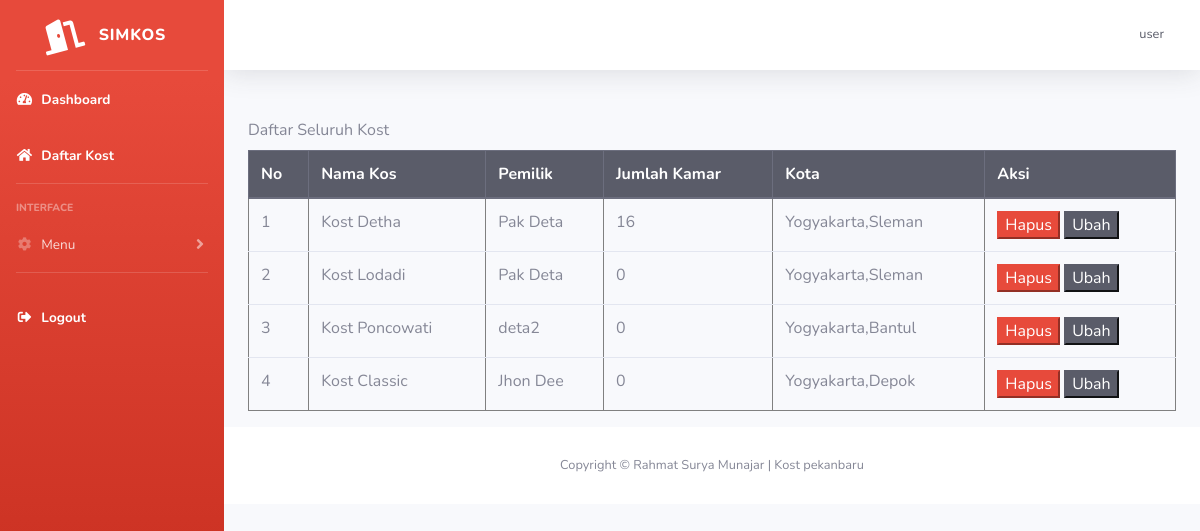
Screenshot of /kost/kost_management.php (signed in) with the database file from the repository.
### tables this page shows
CREATE TABLE `kost` (
  `id_kost` int(11) NOT NULL,
  `nama_kost` varchar(255) NOT NULL,
  `tipe_kost` varchar(255) NOT NULL,
  `jenis_kost` varchar(255) NOT NULL,
  `jumlah_kamar` int(11) NOT NULL,
  `tanggal_tagih` date NOT NULL,
  `nama_pemilik` text NOT NULL,
  `nama_bank` text NOT NULL,
  `no_rekening` int(11) NOT NULL,
  `foto_bangunan_utama` varchar(255) NOT NULL,
  `foto_kamar` varchar(255) NOT NULL,
  `foto_kamar_mandi` varchar(255) NOT NULL,
  `foto_interior` varchar(255) NOT NULL,
  `provinsi` varchar(25) NOT NULL,
  `kota` varchar(25) NOT NULL,
  `kecamatan` varchar(25) NOT NULL,
  `kelurahan` varchar(25) NOT NULL,
  `alamat` varchar(255) NOT NULL,
  `harga_sewa` int(11) NOT NULL,
  `kontak` varchar(255) NOT NULL,
  `deskripsi` text NOT NULL,
  `id_pemilik` int(11) NOT NULL,
  `fasilitas_kost` text NOT NULL
);

CREATE TABLE `user` (
  `id` int(11) NOT NULL,
  `nama_lengkap` varchar(255) NOT NULL,
  `email` varchar(255) NOT NULL,
  `username` varchar(255) NOT NULL,
  `password` varchar(255) NOT NULL,
  `no_hp` varchar(255) NOT NULL,
  `pekerjaan` varchar(255) NOT NULL,
  `jenis_kelamin` varchar(25) NOT NULL,
  `foto_ktp` varchar(255) NOT NULL,
  `foto_profil` text NOT NULL,
  `roles` int(11) NOT NULL,
  `id_kost_saya` int(11) NOT NULL
);

### kost/kost_management.php (the view)
<?php
include "template/header.php";
$data = mysqli_query($koneksi, "SELECT * FROM kost INNER JOIN user WHERE kost.id_pemilik=user.id");
?>
<div class="container">
    <table class="table" border="1px solid black">
        <label for="table">Daftar Seluruh Kost</label>
        <thead class="thead-dark">
            <tr>
                <th scope="col">No</th>
                <th scope="col">Nama Kos</th>
                <th scope="col">Pemilik</th>
                <th scope="col">Jumlah Kamar</th>
                <th scope="col">Kota</th>
                <th scope="col">Aksi</th>
            </tr>
        </thead>
        <tbody>
            <?php
            $n = 0;
            while ($d = mysqli_fetch_array($data)) {
                $n++;
            ?>
                <tr class="">
                    <td><?php echo $n ?></td>
                    <td><?php echo $d['nama_kost'] ?></td>
                    <td><?php echo $d['nama_lengkap'] ?></td>
                    <td><?php echo $d['jumlah_kamar'] ?></td>
                    <td><?php echo $d['provinsi'] . "," . $d['kota'] ?></td>
                    <td>
                        <a href="php/hapus.php?id_kost=<?php echo $d['id_kost'] ?>"><button class="btn-danger">Hapus</button></a>
                        <a href="properti-edit.php?id_kost=<?php echo $d['id_kost'] ?>"><button class="btn-dark"> Ubah</button></a></td>
                </tr>
            <?php } ?>
        </tbody>
    </table>
</div>
<?php
include "template/footer.php";
?>

### kost/template/header.php (shortened to what this page needs)
<head>
    <?php
    include '../php/koneksi.php';
    $username = $_SESSION['username'];
    $data = mysqli_query($koneksi, "SELECT * FROM user WHERE username='$username'");
    $d = mysqli_fetch_array($data);
    ?>
    <link href="vendor/fontawesome-free/css/all.min.css" rel="stylesheet" type="text/css">
    <link rel="stylesheet" type="text/css" href="css/sb-admin-2.css">
    <link rel="stylesheet" type="text/css" href="css/sb-admin-2.min.css">
</head>
<body id="page-top">
    <div id="wrapper">
        <ul class="navbar-nav bg-gradient-danger sidebar sidebar-dark accordion" id="accordionSidebar">
            <a class="sidebar-brand d-flex align-items-center justify-content-center" href="index.php">
                <div class="sidebar-brand-icon rotate-n-15">
                    <i class="fas fa-door-open"></i>
                </div>
                <div class="sidebar-brand-text mx-3">SIMKOS</div>
            </a>
            <hr class="sidebar-divider my-0">
            <li class="nav-item active">
                <a class="nav-link" href="index.php">
                    <i class="fas fa-fw fa-tachometer-alt"></i>
                    <span>Dashboard</span></a>
            </li>
            <li class="nav-item active">
                <a class="nav-link" href="daftar-kost.php">
                    <i class="fas fa-fw fa-home"></i>
                    <span>Daftar Kost</span>
                </a>
                <hr class="sidebar-divider">
                <div class="sidebar-heading">
                    Interface
                </div>
                <?php
                if ($d['roles'] == 1) {
                ?>
            <li class="nav-item">
                <a class="nav-link collapsed" href="#" data-toggle="collapse" data-target="#collapseTwo" aria-expanded="true" aria-controls="collapseTwo">
                    <i class="fas fa-fw fa-cog"></i>
                    <span>Menu</span>
                </a>
            </li>
        <?php } else if ($d['roles'] == 2) { ?>
            <li class="nav-item">
                <a class="nav-link collapsed" href="#" data-toggle="collapse" data-target="#collapseTwo" aria-expanded="true" aria-controls="collapseTwo">
                    <i class="fas fa-fw fa-cog"></i>
                    <span>Owner Menu</span>
                </a>
                <div id="collapseTwo" class="collapse" aria-labelledby="headingTwo" data-parent="#accordionSidebar">
                    <div class="bg-white py-2 collapse-inner rounded">
                        <h6 class="collapse-header">Daftar Menu:</h6>
                        <a class="collapse-item" href="tambah_kos.php">Tambah Kost</a>
                        <a class="collapse-item" href="properti.php">Kost Saya</a>
                        <!-- <a class="collapse-item" href="#">Keuangan</a>
                        <a class="collapse-item" href="#">Tagihan</a> -->
                        <a class="collapse-item" href="profil.php">Profilku</a>
                    </div>
                </div>
            </li>
        <?php } else if ($d['roles'] == 3) { ?>
            <li class="nav-item">
                <a class="nav-link collapsed" href="#" data-toggle="collapse" data-target="#collapseTwo" aria-expanded="true" aria-controls="collapseTwo">
                    <i class="fas fa-fw fa-cog"></i>
                    <span>Admin Menu</span>
                </a>
                <div id="collapseTwo" class="collapse" aria-labelledby="headingTwo" data-parent="#accordionSidebar">
                    <div class="bg-white py-2 collapse-inner rounded">
                        <h6 class="collapse-header">Daftar Menu:</h6>
                        <a class="collapse-item" href="user.php">User</a>
                        <a class="collapse-item" href="kost_management.php">Kost</a>
                        <a class="collapse-item" href="semua_transaksi.php">Management Transaksi</a>
                    </div>
                </div>
            </li>
        <?php } ?>
        <hr class="sidebar-divider">
        <li class="nav-item active">
            <a class="nav-link" href="logout.php">
                <i class="fas fa-fw fa-sign-out-alt"></i>
                <span>Logout</span>
            </a>
        </li>
        </ul>
        <div id="content-wrapper" class="d-flex flex-column">
            <div id="content">
                <nav class="navbar navbar-expand navbar-light bg-white topbar mb-4 static-top shadow">
                    <ul class="navbar-nav ml-auto">
                        <li class="nav-item dropdown no-arrow">
                            <a class="nav-link dropdown-toggle" href="#" id="userDropdown" role="button" data-toggle="dropdown" aria-haspopup="true" aria-expanded="false">
                                <span class="mr-2 d-none d-lg-inline text-gray-800 small"><?php echo $_SESSION['username']; ?></span>
                            </a>
                        </li>
                    </ul>
                </nav>

### kost/template/footer.php (shortened to what this page needs)
<footer class="sticky-footer bg-white">
    <div class="container my-auto">
        <div class="copyright text-center my-auto">
            <span>Copyright &copy; Rahmat Surya Munajar | Kost pekanbaru</span>
        </div>
    </div>
</footer>
</div>
</div>
</body>

### rows the page displays
kost: nama_kost "Kost Detha", id_pemilik.nama_lengkap "Pak Deta", jumlah_kamar "16", provinsi "Yogyakarta", kota "Sleman"
kost: nama_kost "Kost Lodadi", id_pemilik.nama_lengkap "Pak Deta", jumlah_kamar "0", provinsi "Yogyakarta", kota "Sleman"
kost: nama_kost "Kost Poncowati", id_pemilik.nama_lengkap "deta2", jumlah_kamar "0", provinsi "Yogyakarta", kota "Bantul"
kost: nama_kost "Kost Classic", id_pemilik.nama_lengkap "Jhon Dee", jumlah_kamar "0", provinsi "Yogyakarta", kota "Depok"

### other values shown
$_SESSION['username'] "user"
